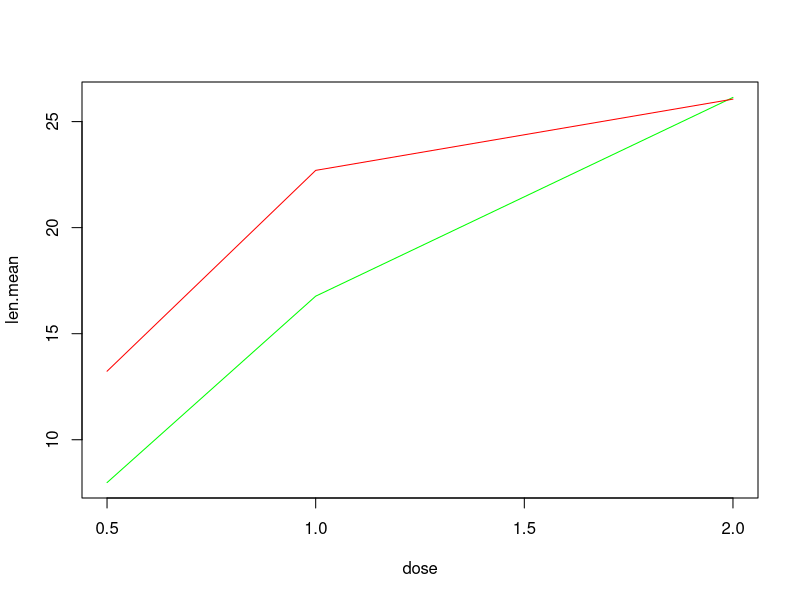

Reproduce this figure in R.
## ---- chunk 1
library('datasets')
## ---- chunk 2
summary(ToothGrowth)
## ---- chunk 3
df <- data.frame(aggregate(len ~ dose + supp, data=ToothGrowth, function(x){c(mean=mean(x),sd=sd(x))}))
df <- do.call(data.frame, df)
df
## ---- chunk 4
plot(len.mean~dose, data=df[df$supp=="VC",], type='l', col='green')
lines(len.mean~dose, data=df[df$supp=="OJ",], col='red')
## ---- chunk 5
ci <- function(xs, ys) {
    mx <- mean(xs)
    sx <- sd(xs)
    nx <- length(xs)
    my <- mean(ys)
    sy <- sd(ys)
    ny <- length(ys)
    # pooled variance
    sp <- sqrt(((nx-1)*sx^2 + (ny-1)*sy^2)/(nx+ny-2))
    my - mx + c(-1, 1) * qt(0.975, nx+ny-2) * sp * sqrt(1/nx+1/ny)
  }
xs <- ToothGrowth[ToothGrowth$dose==0.5, "len"]
ys <- ToothGrowth[ToothGrowth$dose==2, "len"]
ci(xs, ys)
## ---- chunk 6
xs <- ToothGrowth[ToothGrowth$supp=="VC", "len"]
ys <- ToothGrowth[ToothGrowth$supp=="OJ", "len"]
ci(xs, ys)
